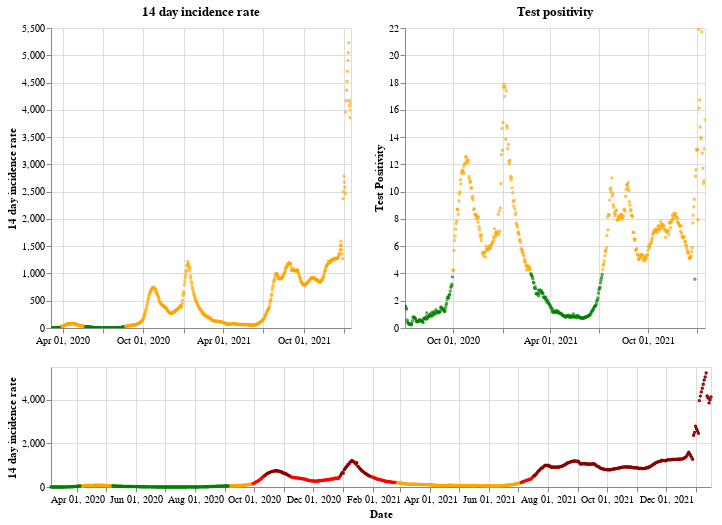

Notebook code cell kept with this figure:
### Markdown cell above
## Northern Ireland

### Code cell
plot_traffic_light('Northern Ireland')

### Figure 1 — Vega-Lite specification as saved in the notebook (floating-point values rounded to 4 significant figures; data arrays with more than 128 entries replaced by an {"elided": "..."} marker saying what was removed)
{"config": {"view": {"continuousWidth": 400, "continuousHeight": 300}}, "vconcat": [{"hconcat": [{"mark": {"type": "point", "size": 2}, "encoding": {"color": {"condition": {"value": "green", "test": "(datum.twoWeeklyCasesRate <= 25)"}, "value": "orange"}, "tooltip": [{"type": "nominal", "field": "areaName"}, {"type": "temporal", "field": "date"}, {"type": "quantitative", "field": "twoWeeklyCasesRate"}, {"type": "quantitative", "field": "testPositivity"}], "x": {"type": "temporal", "axis": {"title": ""}, "field": "date", "scale": {"domain": {"selection": "DateBrush"}}, "timeUnit": "yearmonthdate"}, "y": {"type": "quantitative", "axis": {"title": "14 day incidence rate"}, "field": "twoWeeklyCasesRate"}}, "title": "14 day incidence rate", "width": 300}, {"mark": {"type": "point", "size": 2}, "encoding": {"color": {"condition": {"value": "green", "test": "(datum.testPositivity <= 4)"}, "value": "orange"}, "tooltip": [{"type": "nominal", "field": "areaName"}, {"type": "temporal", "field": "date"}, {"type": "quantitative", "field": "twoWeeklyCasesRate"}, {"type": "quantitative", "field": "testPositivity"}], "x": {"type": "temporal", "axis": {"title": ""}, "field": "date", "scale": {"domain": {"selection": "DateBrush"}}, "timeUnit": "yearmonthdate"}, "y": {"type": "quantitative", "axis": {"title": "Test Positivity"}, "field": "testPositivity"}}, "title": "Test positivity", "width": 300}]}, {"layer": [{"mark": {"type": "point", "size": 2}, "encoding": {"color": {"condition": {"value": "orange", "test": "(((datum.testPositivity < 4) && (datum.twoWeeklyCasesRate >= 50)) && (datum.twoWeeklyCasesRate < 200))"}, "value": "red"}, "opacity": {"condition": {"value": 1, "test": "((datum.twoWeeklyCasesRate >= 50) && (datum.twoWeeklyCasesRate < 500))"}, "value": 0}, "tooltip": [{"type": "nominal", "field": "areaName"}, {"type": "temporal", "field": "date"}, {"type": "quantitative", "field": "twoWeeklyCasesRate"}, {"type": "quantitative", "field": "testPositivity"}], "x": {"type": "temporal", "axis": {"title": "Date"}, "field": "date", "timeUnit": "yearmonthdate"}, "y": {"type": "quantitative", "axis": {"title": "14 day incidence rate"}, "field": "twoWeeklyCasesRate"}}, "selection": {"DateBrush": {"type": "interval", "encodings": ["x"], "fields": ["Time"]}}}, {"mark": {"type": "point", "size": 2}, "encoding": {"color": {"value": "darkred"}, "opacity": {"condition": {"value": 1, "test": "(datum.twoWeeklyCasesRate >= 500)"}, "value": 0}, "tooltip": [{"type": "nominal", "field": "areaName"}, {"type": "temporal", "field": "date"}, {"type": "quantitative", "field": "twoWeeklyCasesRate"}, {"type": "quantitative", "field": "testPositivity"}], "x": {"type": "temporal", "axis": {"title": "Date"}, "field": "date", "timeUnit": "yearmonthdate"}, "y": {"type": "quantitative", "axis": {"title": "14 day incidence rate"}, "field": "twoWeeklyCasesRate"}}}, {"mark": {"type": "point", "size": 2}, "encoding": {"color": {"condition": {"value": "green", "test": "((datum.testPositivity < 4) && (datum.twoWeeklyCasesRate < 50))"}, "value": "orange"}, "opacity": {"condition": {"value": 1, "test": "(datum.twoWeeklyCasesRate < 50)"}, "value": 0}, "tooltip": [{"type": "nominal", "field": "areaName"}, {"type": "temporal", "field": "date"}, {"type": "quantitative", "field": "twoWeeklyCasesRate"}, {"type": "quantitative", "field": "testPositivity"}], "x": {"type": "temporal", "axis": {"title": "Date"}, "field": "date", "timeUnit": "yearmonthdate"}, "y": {"type": "quantitative", "axis": {"title": "14 day incidence rate"}, "field": "twoWeeklyCasesRate"}}}], "height": 120, "width": 660}], "data": {"name": "data-97c58a6e193fe41f216c3dea677e354c"}, "$schema": "https://vega.github.io/schema/vega-lite/v4.8.1.json", "datasets": {"data-97c58a6e193fe41f216c3dea677e354c": {"elided": "683 records"}}}
